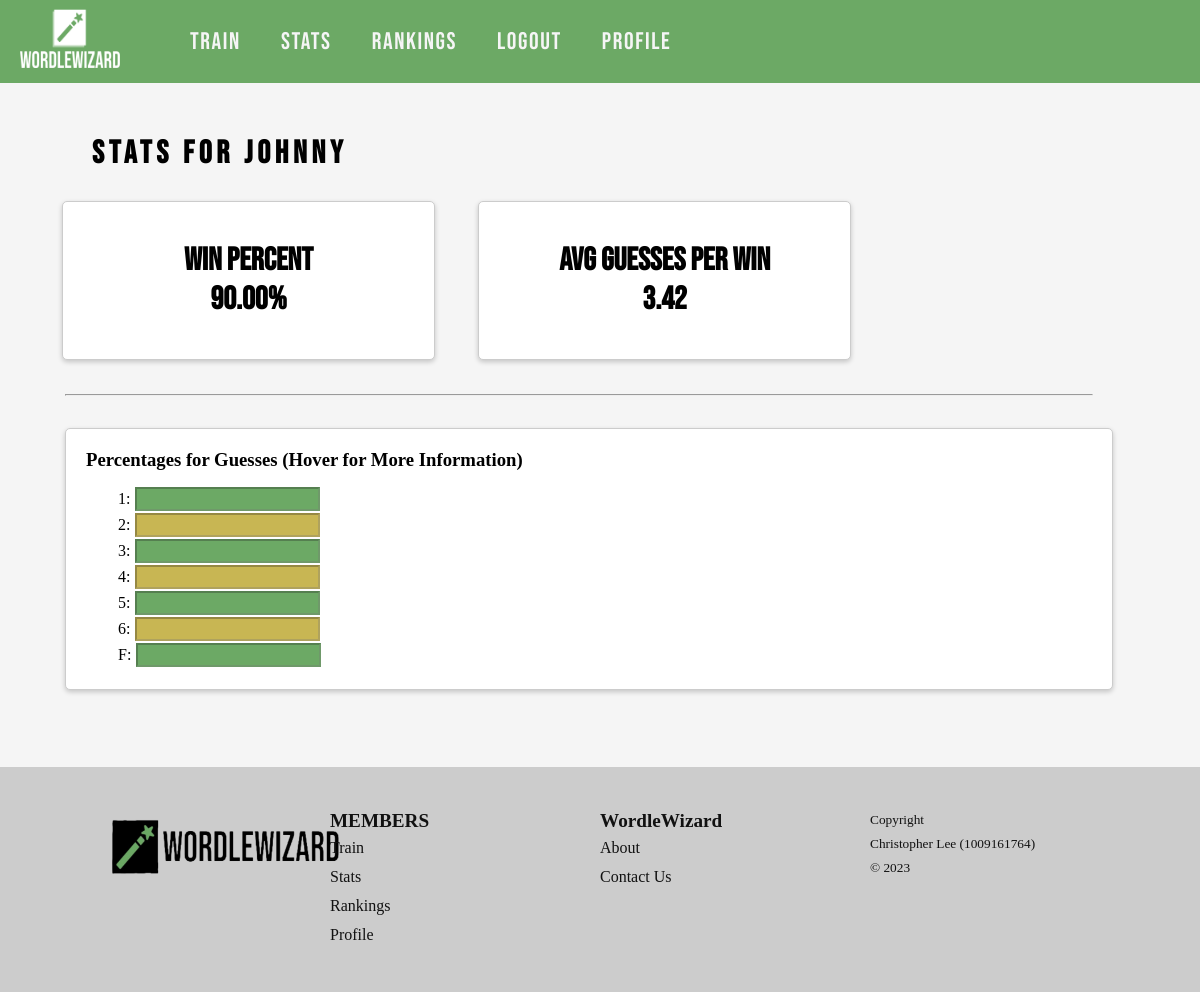
Screenshot of /stats (signed in) with the database file from the repository.
### main.py (models this page shows)
class User(db.Model):
	id = db.Column(db.Integer, primary_key=True)
	email = db.Column(db.String(255), unique=True, nullable=False)
	password = db.Column(db.String(255), nullable=False)
	user_type = db.Column(db.Integer)
	username = db.Column(db.String(255), unique=True, nullable=False)

class ExtraStats(db.Model):
	id = db.Column(db.Integer, primary_key=True)
	user_id = db.Column(db.Integer, db.ForeignKey('user.id'), nullable=False)
	total_wins = db.Column(db.Integer)
	total_games = db.Column(db.Integer)
	win_percentage = db.Column(db.Float)
	avg_guesses_win = db.Column(db.Float)
	user_wins_1g = db.Column(db.Integer)
	user_wins_2g = db.Column(db.Integer)
	user_wins_3g = db.Column(db.Integer)
	user_wins_4g = db.Column(db.Integer)
	user_wins_5g = db.Column(db.Integer)
	user_wins_6g = db.Column(db.Integer)
	user_fails = db.Column(db.Integer)

### main.py (the view)
@app.route('/stats')
def stats():
	if("user" not in session):
		flash("must log in before you can access this page", "info")
		return redirect(url_for('login'))
	else:
		user = User.query.filter_by(id = session['user']).first()
		try:
			extra_stats = ExtraStats.query.filter(ExtraStats.user_id == user.id).order_by(ExtraStats.id.desc()).first()
		except:
			extra_stats = ExtraStats.query.filter(ExtraStats.user_id == user.id).order_by(ExtraStats.id.desc()).first()
		context = {
			"user" : user,
			"extra_stats" : extra_stats
		}
		return render_template("stats.html", **context)

### templates/stats.html (shortened to what this page needs)
{% extends "nav.html" %}
{% block css %}
	<link rel="stylesheet" href="{{ url_for('static', filename='css/stats.css') }}">
{% endblock %}
{% block content %}
	<section class="bg-lightgrey text-white">
		<div class="container">
			<h1 class="h3">Stats for {{ user.username }}</h1>
			{% if not extra_stats.total_games %}
				<h3>No Stats yet, start training in the <a href="{{ url_for('index') }}">Training</a> page!</h3>
			{% else %}
				<table id="info-card">
					<colgroup>
						<col style="width:47.5%" />
						<col style="width:5%" />
						<col style="width:47.5%" />
					</colgroup>
					<tr>
						<th id="total-win-percent" class="info h1">Win Percent <br> {{ "%.2f" % extra_stats.win_percentage }}%</th>
						<th></th>
						<th id="avg-guess-wi" class="info h1">Avg Guesses Per Win <br> {{ "%.2f" % extra_stats.avg_guesses_win }}</th>
					</tr>
				</table>
				<br>
				<hr>
				<br>
				<div id="graph" class="card">
					<h3 id="graph-label">Percentages for Guesses (Hover for More Information)</h3>
					<label class="form-line">
						<label>1:</label>
						<input id="count-1-percentage" value="" disabled>
					</label>
					<label class="form-line">
						<label>2:</label>
						<input id="count-2-percentage" value="" disabled>
					</label>
					<label class="form-line">
						<label>3:</label>
						<input id="count-3-percentage" value="" disabled>
					</label>
					<label class="form-line">
						<label>4:</label>
						<input id="count-4-percentage" value="" disabled>
					</label>
					<label class="form-line">
						<label>5:</label>
						<input id="count-5-percentage" value="" disabled>
					</label>
					<label class="form-line">
						<label>6:</label>
						<input id="count-6-percentage" value="" disabled>
					</label>
					<label class="form-line">
						<label>F:</label>
						<input id="fail-count-percentage" value="" disabled>
					</label>
				</div>
				<br>
				</div>
			{% endif %}
		</section>
{% endblock %}

### static/css/style.css (style rules this page uses)
:root { --primary: #6ca965; --primary-dark: #568750; --secondary: #c8b653; --secondary-dark: #9a8a31; --dark: #111111; --white: #ffffff; --grey: #999999; --mediumgrey: #cccccc; --lightgrey: #f5f5f5; --black: #000000; --red: #fa2a2a; --lightred: #fb8686; --green: #0cd030; --lightgreen: #a2ffb3; --button-font-size: 1rem; --button-radius: 5px; --button-padding: 0.5rem 1rem; --button-large-font-size: 1.5rem; --button-large-padding: 1rem 2rem; --button-large-radius: 8px; --flash-error-bg: #ffeff2; --flash-error-color: #fa2a2a; --flash-success-bg: #e7fbf4; --flash-success-color: #0cd030; --flash-info-bg: #e1f0ff; --flash-info-color: #0c6cd0; }
body { display: flex; flex-direction: column; min-height: 100vh; margin: 0; line-height: 1.5; background-color: var(--lightgrey); }
h1, .h1 { font-size: 2rem; line-height: 1; font-family: 'Bebas Neue', 'Helvetica', sans-serif; }
h1, h2, h3, h4, h5, h6, .h1, .h2, .h3, .h4, .h5, .h6 { margin-top: 0px; margin-bottom: 0.5rem; margin-left: 2rem; line-height: 1.2; letter-spacing: 0.3rem; margin-block-start: 0.83em; margin-block-end: 0.83em; }
section { padding: 25px 0; }
.bg-lightgrey { background-color: var(--lightgrey); }
.container { width: 95%; padding: 0 15px; margin: 0 auto; }
@media screen and (min-width: 480px) { .container { max-width: 95vw; } }
@media screen and (min-width: 768px) { .container { max-width: 92vw; } }
@media screen and (min-width: 1024px) { .container { max-width: 90vw; } }
.card { background-color: var(--white); border-radius: var(--button-radius); border: 1px solid var(--mediumgrey); box-shadow: 0 2px 5px rgba(0, 0, 0, 0.2); padding: 20px; }

### static/css/stats.css (style rules this page uses)
input { background-color: var(--primary); margin-left: 5px; margin-right: 10px; cursor: pointer; max-height: 24px; }
#count-2-percentage, #count-4-percentage, #count-6-percentage { background-color: var(--secondary); }
.form-line { display: flex; margin-bottom: 2px; margin-top: 2px; margin-left: 2rem; margin-right: auto; width: 95%; }
.h1 , h3 { letter-spacing: 0; }
#total-win-percent, #avg-guess-win { width: 25%; }
.card { width: 95%; margin-left: 5px; margin-right: auto; padding-right: 0; }
.info { background-color: var(--white); border-radius: var(--button-radius); border: 1px solid var(--mediumgrey); box-shadow: 0 2px 5px rgba(0, 0, 0, 0.2); padding: 40px; padding-left: 80px; padding-right: 80px; }
#graph-label { margin-left: 0; margin-top: 0; letter-spacing: 0; }
hr { width: 95%; margin-left: 5px; margin-right: auto; }
#info-card { width: 50; }

### rows the page displays
User: username "johnny"
ExtraStats: win_percentage "90.00", avg_guesses_win "3.42"
